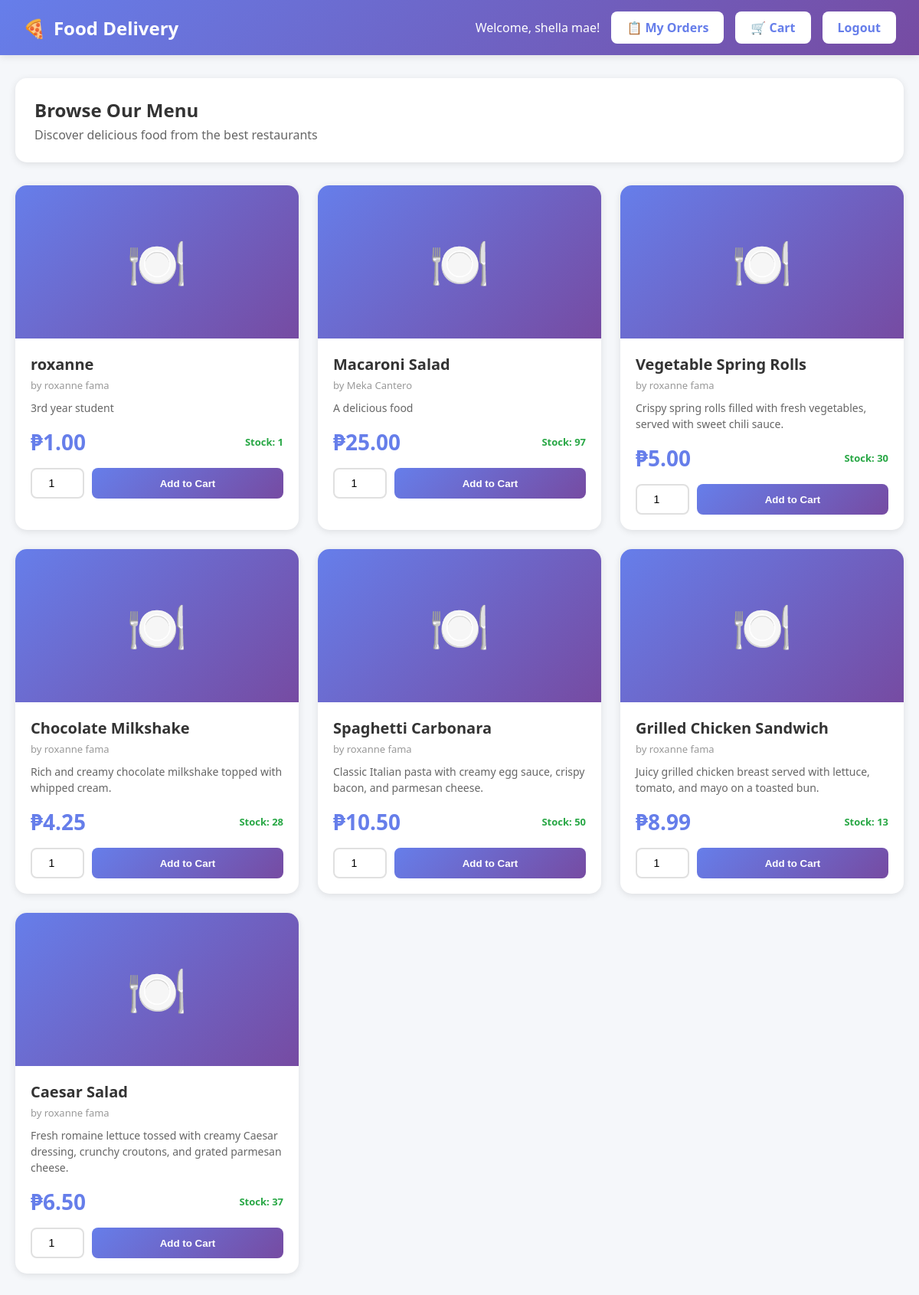
/user/dashboard.php (signed in), run on the app's committed database.
### tables this page shows
CREATE TABLE `food_items` (
  `id` int(11) NOT NULL AUTO_INCREMENT PRIMARY KEY,
  `owner_id` int(11) DEFAULT NULL,
  `restaurant_id` int(11) DEFAULT NULL,
  `name` varchar(100) NOT NULL,
  `description` text DEFAULT NULL,
  `price` decimal(10,2) NOT NULL,
  `stock` int(11) DEFAULT 0,
  `image` varchar(255) DEFAULT NULL,
  `available` tinyint(1) DEFAULT 1,
  `created_at` timestamp NOT NULL DEFAULT current_timestamp()
);

CREATE TABLE `users` (
  `id` int(11) NOT NULL AUTO_INCREMENT PRIMARY KEY,
  `name` varchar(100) NOT NULL,
  `email` varchar(100) NOT NULL,
  `password` varchar(255) NOT NULL,
  `phone` varchar(20) DEFAULT NULL,
  `address` text DEFAULT NULL,
  `role` enum('customer','rider','owner') DEFAULT 'customer',
  `status` enum('active','inactive','pending','suspended') DEFAULT 'active',
  `created_at` timestamp NOT NULL DEFAULT current_timestamp()
);

### user/dashboard.php (the view, shortened to what this page needs)
<?php
$db = new Database();
$conn = $db->getConnection();
$stmt = $conn->prepare("SELECT f.*, u.name as owner_name
                        FROM food_items f
                        JOIN users u ON f.owner_id = u.id
                        WHERE f.available = TRUE AND f.stock > 0
                        ORDER BY f.created_at DESC");
$stmt->execute();
$food_items = $stmt->fetchAll(PDO::FETCH_ASSOC);
?>
<!DOCTYPE html>
<html lang="en">
<head>
</head>
<body>
    <div class="navbar">
        <h1><span>🍕</span> Food Delivery</h1>
        <div class="navbar-right">
            <span>Welcome, <?php echo htmlspecialchars($_SESSION['name']); ?>!</span>
            <a href="my_orders.php" class="btn btn-white">
                📋 My Orders
            </a>
            <a href="cart.php" class="btn btn-white">
                🛒 Cart
            </a>
            <a href="../auth/logout.php" class="btn btn-white">Logout</a>
        </div>
    </div>
    <div class="container">
        <div class="welcome-card">
            <div class="welcome-text">
                <h2>Browse Our Menu</h2>
                <p>Discover delicious food from the best restaurants</p>
            </div>
        </div>
        <?php if (count($food_items) > 0): ?>
            <div class="food-grid">
                <?php foreach ($food_items as $item): ?>
                    <div class="food-card">
                        <div class="food-image">🍽️</div>
                        <div class="food-details">
                            <div class="food-name"><?php echo htmlspecialchars($item['name']); ?></div>
                            <div class="restaurant-name">by <?php echo htmlspecialchars($item['owner_name']); ?></div>
                            <div class="food-description">
                                <?php echo htmlspecialchars($item['description'] ?? 'Delicious food item'); ?>
                            </div>
                            <div class="food-footer">
                                <div class="price">₱<?php echo number_format($item['price'], 2); ?></div>
                                <div class="stock">Stock: <?php echo $item['stock']; ?></div>
                            </div>
                            <form method="POST" class="add-to-cart">
                                <input type="number" name="quantity" value="1" min="1" max="<?php echo $item['stock']; ?>" class="quantity-input">
                                <button type="submit" name="add_to_cart" class="btn btn-primary">Add to Cart</button>
                            </form>
                        </div>
                    </div>
                <?php endforeach; ?>
            </div>
        <?php endif; ?>
    </div>
</body>
</html>

### user/dashboard.php (style rules this page uses)
* { margin: 0; padding: 0; box-sizing: border-box; }
body { font-family: 'Segoe UI', Tahoma, Geneva, Verdana, sans-serif; background: #f5f7fa; }
.navbar { background: linear-gradient(135deg, #667eea 0%, #764ba2 100%); color: white; padding: 15px 30px; display: flex; justify-content: space-between; align-items: center; box-shadow: 0 2px 10px rgba(0,0,0,0.1); }
.navbar h1 { font-size: 24px; display: flex; align-items: center; gap: 10px; }
.navbar-right { display: flex; gap: 15px; align-items: center; }
.btn { padding: 10px 20px; border: none; border-radius: 8px; cursor: pointer; text-decoration: none; display: inline-flex; align-items: center; gap: 8px; font-weight: 600; transition: all 0.3s; }
.btn-white { background: white; color: #667eea; }
.container { max-width: 1400px; margin: 30px auto; padding: 0 20px; }
.welcome-card { background: white; padding: 25px; border-radius: 15px; margin-bottom: 30px; box-shadow: 0 2px 10px rgba(0,0,0,0.1); display: flex; justify-content: space-between; align-items: center; }
.welcome-text h2 { color: #333; margin-bottom: 5px; }
.welcome-text p { color: #666; }
.food-grid { display: grid; grid-template-columns: repeat(auto-fill, minmax(300px, 1fr)); gap: 25px; }
.food-card { background: white; border-radius: 15px; overflow: hidden; box-shadow: 0 2px 10px rgba(0,0,0,0.1); transition: all 0.3s; }
.food-image { width: 100%; height: 200px; background: linear-gradient(135deg, #667eea 0%, #764ba2 100%); display: flex; align-items: center; justify-content: center; color: white; font-size: 64px; }
.food-details { padding: 20px; }
.food-name { font-size: 20px; font-weight: 600; margin-bottom: 5px; color: #333; }
.restaurant-name { color: #999; font-size: 13px; margin-bottom: 10px; }
.food-description { color: #666; margin-bottom: 15px; font-size: 14px; line-height: 1.5; }
.food-footer { display: flex; justify-content: space-between; align-items: center; margin-bottom: 15px; }
.price { font-size: 28px; font-weight: bold; color: #667eea; }
.stock { color: #28a745; font-size: 13px; font-weight: 600; }
.add-to-cart { display: flex; gap: 10px; }
.quantity-input { width: 70px; padding: 10px; border: 2px solid #e0e0e0; border-radius: 8px; font-size: 14px; text-align: center; }
.btn-primary { background: linear-gradient(135deg, #667eea 0%, #764ba2 100%); color: white; flex: 1; justify-content: center; }

### data on the page
food_items: name "roxanne", owner.name "roxanne fama", description "3rd year student", price "1.00", stock "1", quantity "1"
food_items: name "Macaroni Salad", owner.name "Meka Cantero", description "A delicious food", price "25.00", stock "97"
food_items: name "Vegetable Spring Rolls", owner.name "roxanne fama", description "Crispy spring rolls filled with fresh vegetables, served with sweet chili sauce.", price "5.00", stock "30"
food_items: name "Chocolate Milkshake", owner.name "roxanne fama", description "Rich and creamy chocolate milkshake topped with whipped cream.", price "4.25", stock "28"
food_items: name "Spaghetti Carbonara", owner.name "roxanne fama", description "Classic Italian pasta with creamy egg sauce, crispy bacon, and parmesan cheese.", price "10.50", stock "50"
food_items: name "Grilled Chicken Sandwich", owner.name "roxanne fama", description "Juicy grilled chicken breast served with lettuce, tomato, and mayo on a toasted bun.", price "8.99", stock "13"
food_items: name "Caesar Salad", owner.name "roxanne fama", description "Fresh romaine lettuce tossed with creamy Caesar dressing, crunchy croutons, and grated parmesan cheese.", price "6.50", stock "37"

### other printed values
$_SESSION['name'] "shella mae"
